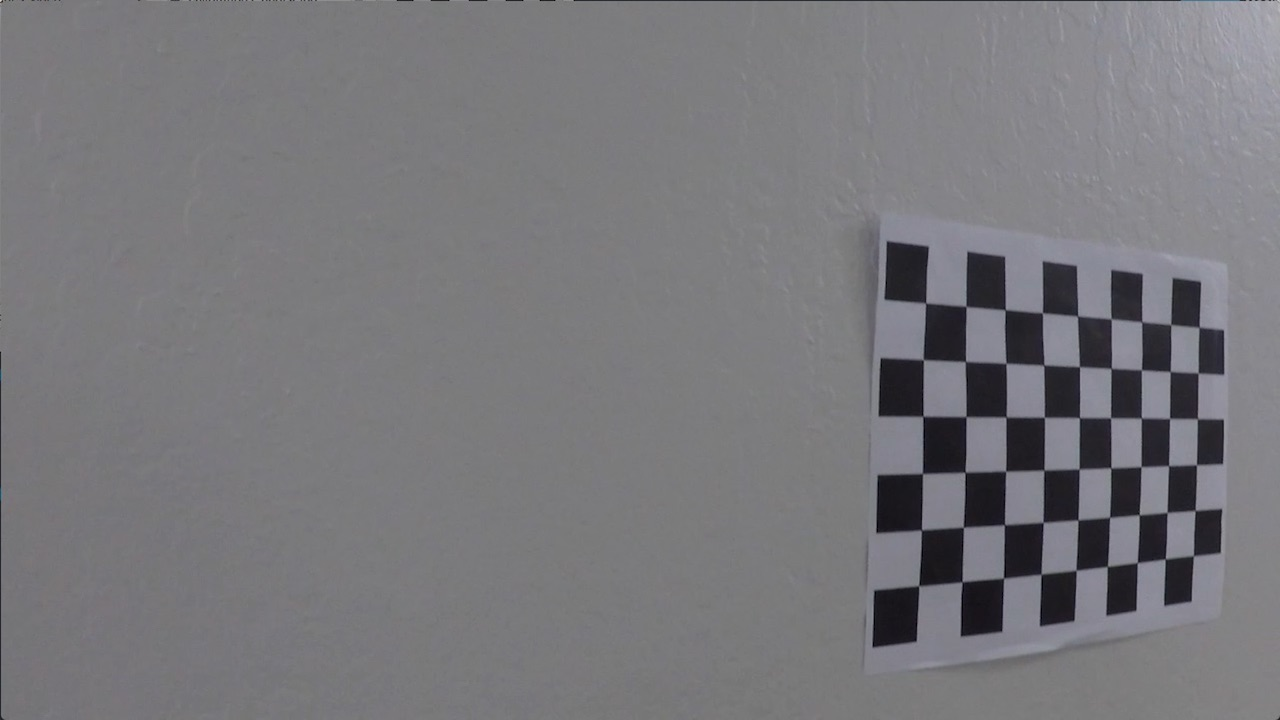
#> input picture camera_cal/calibration15.jpg, 1280 x 720 px; its folder holds only this picture in this run
$ python camera_calibration.py
#> lines starting #> are read from the running program, lines starting #| are printed output that depends on the picture
### scripts/util.py
import urllib.request

import cv2
import numpy as np


def convert_to_color(image):
    if image.dtype != np.uint8:
        image = denormalize(image)

    if image.shape[-1] == 3:
        return image
    else:
        return cv2.cvtColor(image, code=cv2.COLOR_GRAY2BGR)


def collage(src, rows, columns):
    src = np.array(list(map(lambda x: convert_to_color(x), src)))
    count, height, width, channels = src.shape

    dst = np.full((rows * height, columns * width, channels), 255, dtype=np.uint8)

    for i in range(rows):
        for j in range(columns):
            dst[i * height: (i + 1) * height, j * width: (j + 1) * width] = src[i * columns + j]

    return dst


def denormalize(img):
    return (img * 255).astype(dtype='uint8')


# [15 lines left out: functions gray_normalized, download_test_image, not called in this run]

### scripts/camera_calibration.py
import glob
import pickle

import cv2
import numpy as np

import util

GLOB_PATTERN = '../camera_cal/calibration*.jpg'
NX = 9
NY = 6
RESULT_PATH = '../data/camera_calibration.p'

if __name__ == "__main__":
    filenames = glob.glob(GLOB_PATTERN)

    source_images = []
    gray_images = []

    for filename in filenames:
        source_image = cv2.imread(filename)
#> source_image is the input picture: shape (720, 1280, 3); mean B, G, R 123.1, 119.4, 120
        gray_image = cv2.cvtColor(source_image, cv2.COLOR_BGR2GRAY)

        source_images.append(source_image)
        gray_images.append(gray_image)

    mapped_images = []

    object_points = []
    image_points = []

    objp = np.zeros((NY * NX, 3), np.float32)
    objp[:, :2] = np.mgrid[0:NX, 0:NY].T.reshape(-1, 2)

    for source_image, gray_image in zip(source_images, gray_images):
        ret, corners = cv2.findChessboardCorners(gray_image, (NX, NY), None)
        mapped_image = cv2.drawChessboardCorners(source_image.copy(), (NX, NY), corners, ret)
        mapped_images.append(mapped_image)

        if ret:
            object_points.append(objp)
            image_points.append(corners)
#> this loop made 1 pass
#> ret on pass 1: True
#> after the loop, image_points = 1 item; mapped_images = 1 item; object_points = 1 item

    image_size = gray_images[0].shape[::-1]
#> image_size = (1280, 720)

    ret, camera_matrix, distortion_coefficients, *rest = cv2.calibrateCamera(object_points, image_points, image_size,
                                                                             None, None)
#> ret = 3.14; camera_matrix = [[2029.6, 0, 572.5], [0, 1505.4, 615.4], [0, 0, 1]]; distortion_coefficients = [[-1.12, 7.58, 0.123, -0.0459, -15.86]]; rest = [([0.265, -0.818, -0.072],), ([4.15, -5.17, 20.23],)]

    with open(RESULT_PATH, 'wb') as f:
        pickle.dump((camera_matrix, distortion_coefficients), f)

    undistorted_images = []

    for source_image in source_images:
        undistorted_image = cv2.undistort(source_image.copy(), camera_matrix, distortion_coefficients)
        undistorted_images.append(undistorted_image)
#> this loop made 1 pass
#> pass 1, `undistorted_image = cv2.undistort(source_image.copy(), camera_matrix, ..`:
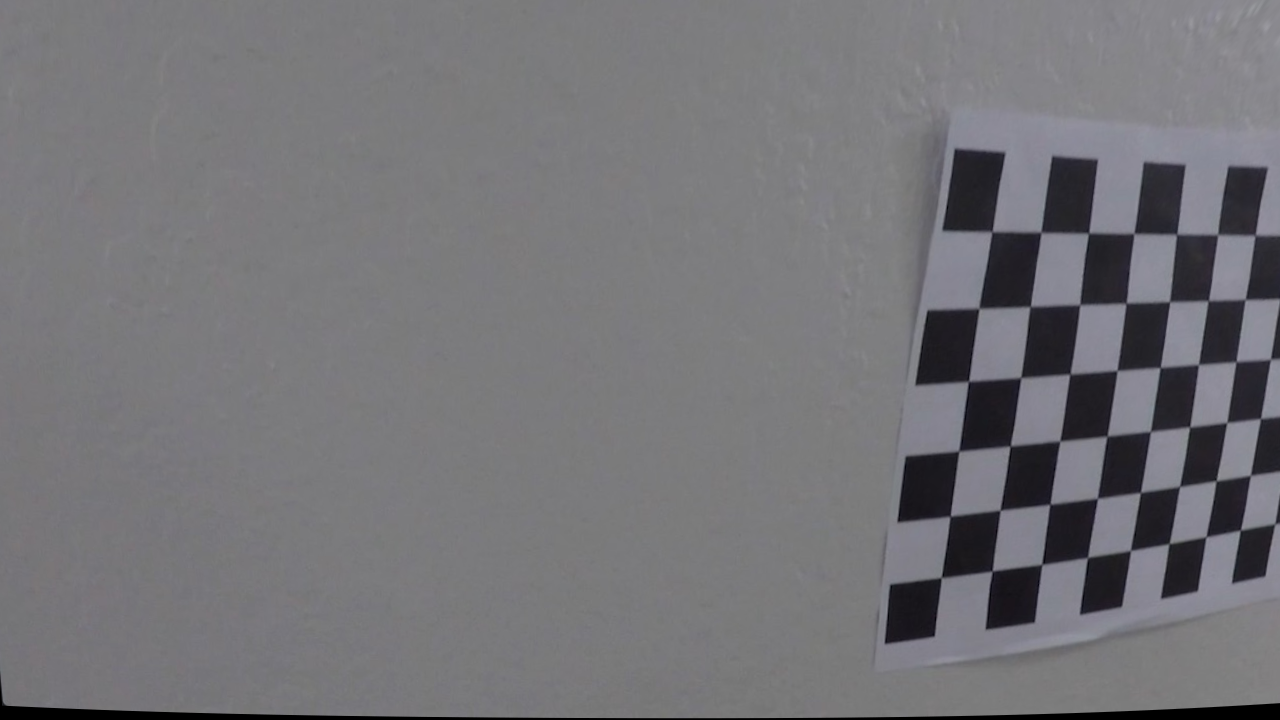
#> undistorted_image: shape (720, 1280, 3); mean B, G, R 119.1, 115.4, 115.9
#> after the loop, undistorted_images = 1 item

    calibration_images = []

    for source_image, mapped_image, undistorted_image in zip(source_images, mapped_images, undistorted_images):
        calibration_images.append(source_image)
        calibration_images.append(mapped_image)
        calibration_images.append(undistorted_image)
#> after the loop, calibration_images = 3 items

    collage = util.collage(calibration_images, len(source_images), 3)
#> after the loop in collage, `for i in range(rows):`:
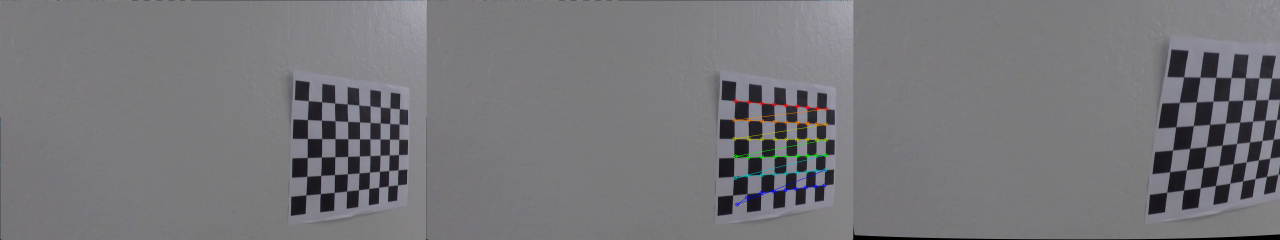
#> dst: shape (720, 3840, 3) (shown at 1/3 size); mean of channels 0, 1, 2 121.7, 118.2, 118.7; drawn as B, G, R
    cv2.imwrite('../output_images/calibration.jpg', collage)

$ run again, on camera_cal/calibration7.jpg
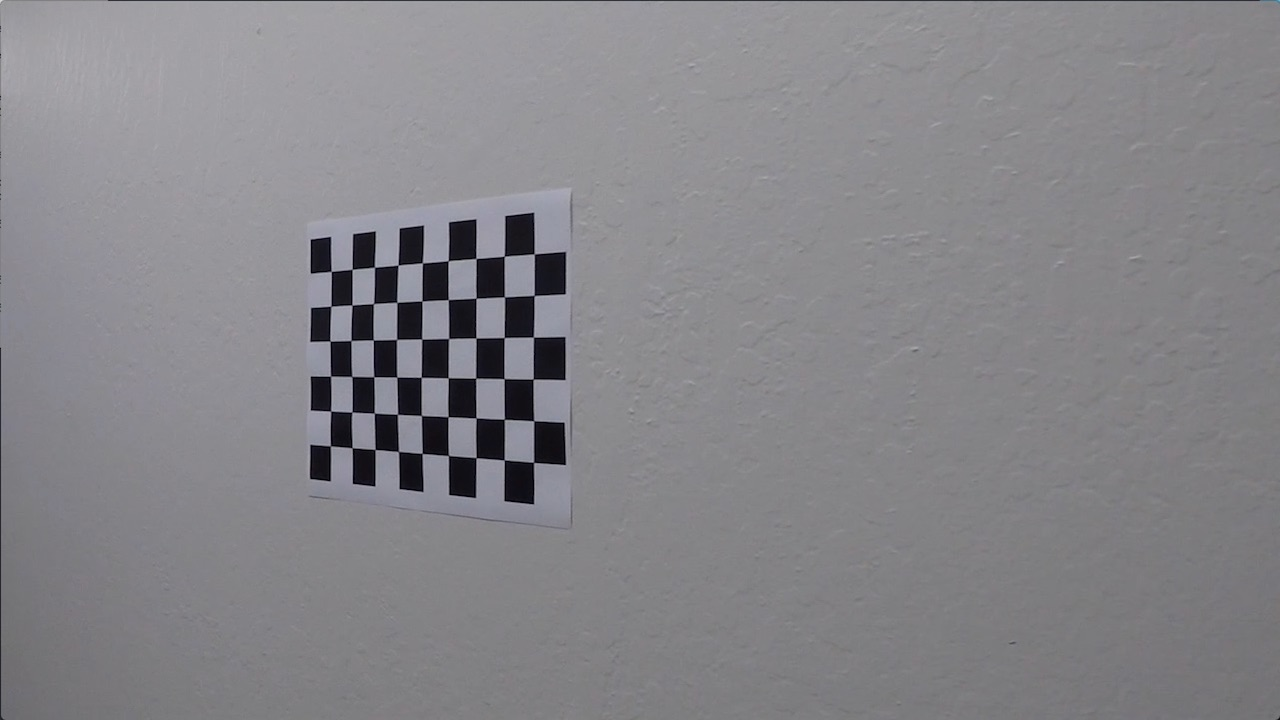
#> input picture camera_cal/calibration7.jpg, 1280 x 720 px
#> source_image is the input picture: shape (720, 1280, 3); mean B, G, R 136.7, 132.6, 133.5
#> the loop `for source_image, gray_image in zip(source_images, gray_images):` made 1 pass
#> ret on pass 1: True
#> after the loop `for source_image, gray_image in zip(source_images, gray_images):`: image_points = 1 item
#> `ret, camera_matrix, distortion_coefficients, *rest = cv2.calibrateCame..`: ret = 0.411; camera_matrix = [[758.1, 0, 703.7], [0, 856.9, 412.1], [0, 0, 1]]; distortion_coefficients = [[-0.286, 0.336, -0.00432, -0.0385, -0.919]]; rest = [([0.0382, 0.424, 0.0194],), ([-11.82, -4, 23.79],)]
#> the loop `for source_image in source_images:` made 1 pass
#> pass 1, `undistorted_image = cv2.undistort(source_image.copy(), camera_matrix, ..`:
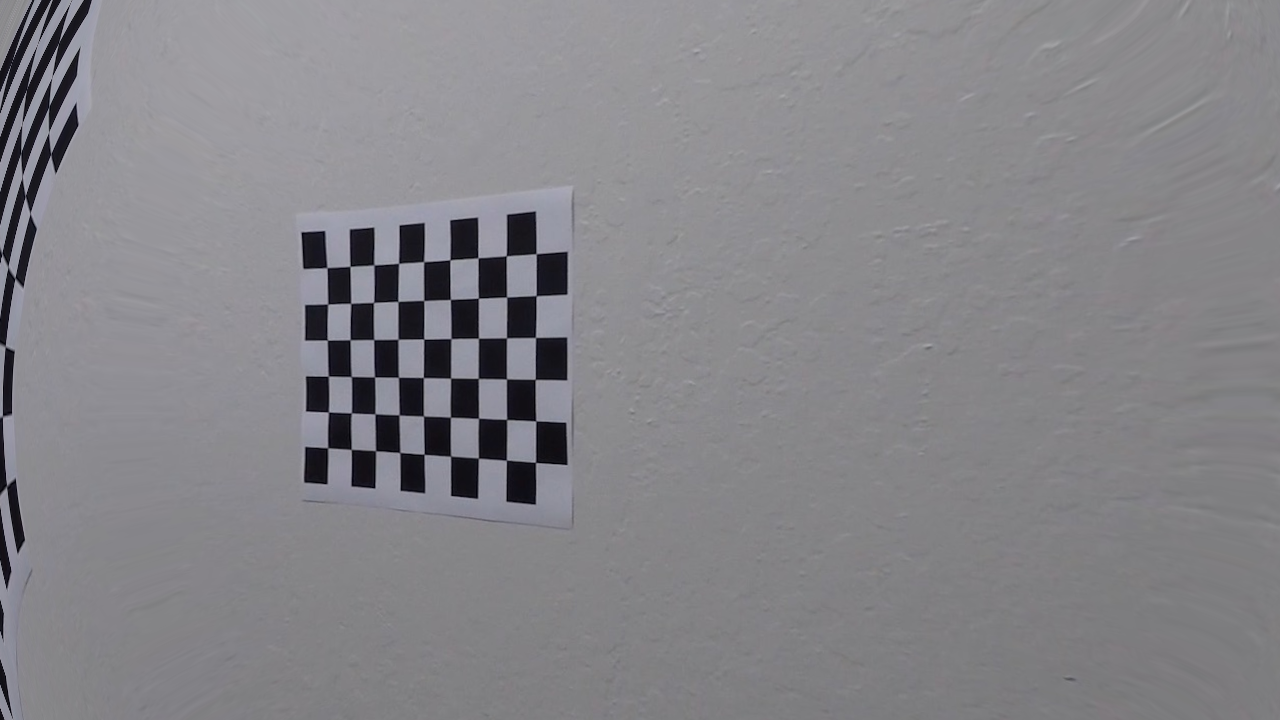
#> undistorted_image: shape (720, 1280, 3); mean B, G, R 136.5, 132.2, 133
#> after the loop `for source_image in source_images:`: undistorted_images = 1 item
#> the loop `for source_image, mapped_image, undistorted_image in zip(source_images..` made 1 pass
#> after the loop `for source_image, mapped_image, undistorted_image in zip(source_images..`: calibration_images = 3 items
#> after the loop in collage, `for i in range(rows):`:
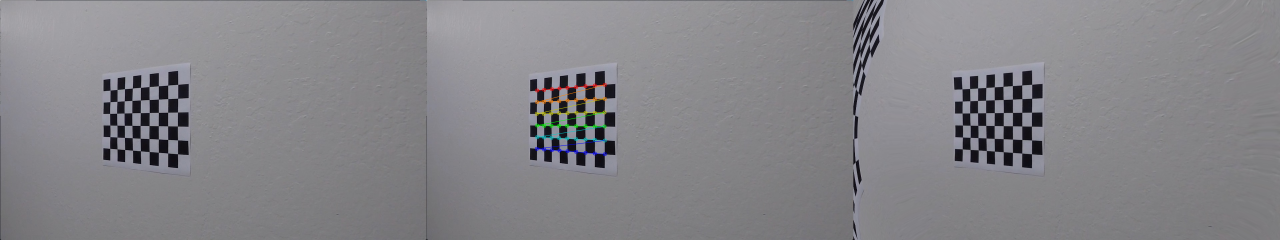
#> dst: shape (720, 3840, 3) (shown at 1/3 size); mean of channels 0, 1, 2 136.6, 132.6, 133.4; drawn as B, G, R
